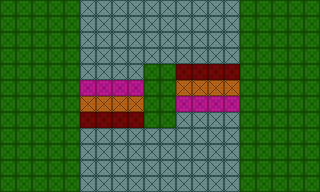

Below is a game level as drawn by its tile map, then a one-line description and the .tmx file that defines it, in full:
An orthogonal 20x12 tile map with 16x16 px tiles, 1 tile layer (Tile Layer 1).

<map version="1.10" tiledversion="1.11.0" orientation="orthogonal" renderorder="right-down" width="20" height="12" tilewidth="16" tileheight="16" infinite="0" nextlayerid="2" nextobjectid="1">
 <editorsettings>
  <export target="../level_2/level_2_path.csv" format="csv" />
 </editorsettings>
 <tileset firstgid="1" source="../../tileset/Mind_the_Gap.tsx" />
 <layer id="1" name="Tile Layer 1" width="20" height="12">
  <data encoding="csv">
1,1,1,1,1,2,2,2,2,2,2,2,2,2,2,1,1,1,1,1,
1,1,1,1,1,2,2,2,2,2,2,2,2,2,2,1,1,1,1,1,
1,1,1,1,1,2,2,2,2,2,2,2,2,2,2,1,1,1,1,1,
1,1,1,1,1,2,2,2,2,2,2,2,2,2,2,1,1,1,1,1,
1,1,1,1,1,2,2,2,2,1,1,5,5,5,5,1,1,1,1,1,
1,1,1,1,1,4,4,4,4,1,1,3,3,3,3,1,1,1,1,1,
1,1,1,1,1,3,3,3,3,1,1,4,4,4,4,1,1,1,1,1,
1,1,1,1,1,5,5,5,5,1,1,2,2,2,2,1,1,1,1,1,
1,1,1,1,1,2,2,2,2,2,2,2,2,2,2,1,1,1,1,1,
1,1,1,1,1,2,2,2,2,2,2,2,2,2,2,1,1,1,1,1,
1,1,1,1,1,2,2,2,2,2,2,2,2,2,2,1,1,1,1,1,
1,1,1,1,1,2,2,2,2,2,2,2,2,2,2,1,1,1,1,1
</data>
 </layer>
</map>
